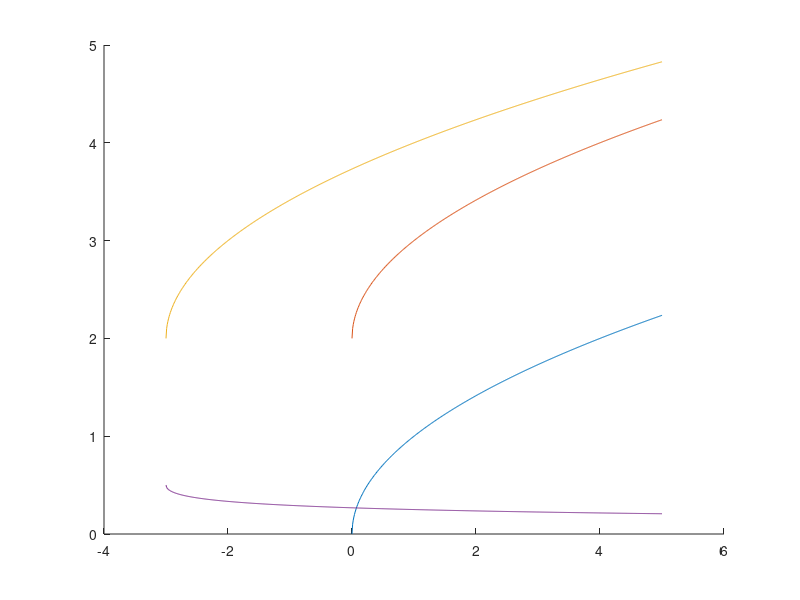

This chart was generated by the following MATLAB code:
disp("P5.17, Analysing graphs")
disp("Graphs to analyse:")
disp("sqrt(x), 2 + sqrt(x), 2 + sqrt(3 + x), 1. / (2 + sqrt(3 + x))")
hold on

x = 0:0.01:5;
f = @(x) sqrt(x);
y = f(x);
plot(x, y)

g = @(x) 2 + sqrt(x);
y = g(x);
plot(x, y)

x = -3:0.01:5;
h = @(x) 2 + sqrt(3 + x);
y = h(x);
plot(x, y)

j = @(x) 1 ./ (2 + sqrt(3 + x));
y = j(x);
plot(x, y)

disp("We realize that the red line is just the blue line")
disp("moved up two y places")

disp("The yellow line is just the red line moved back 3")
disp("x places")

disp("And the purple line is the yellow line moved down 1,5")
disp("places, flipped, and reduced in height by half")

